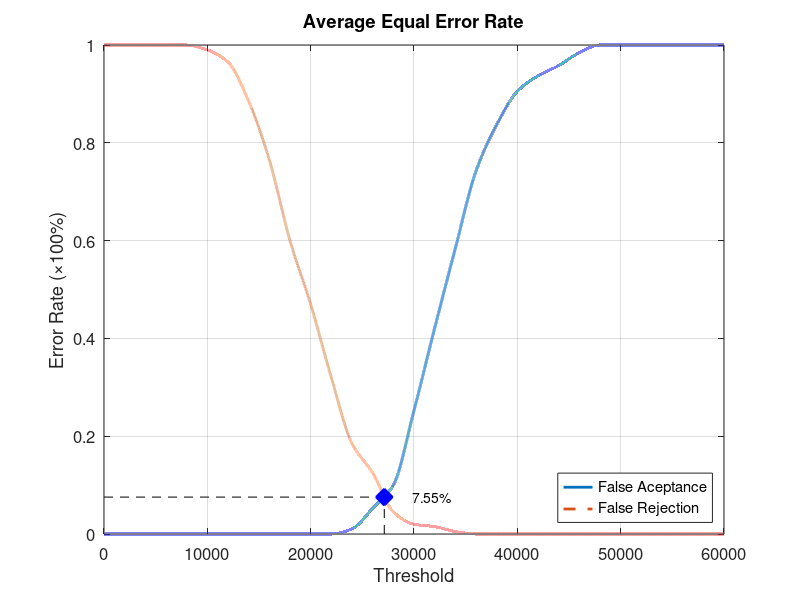
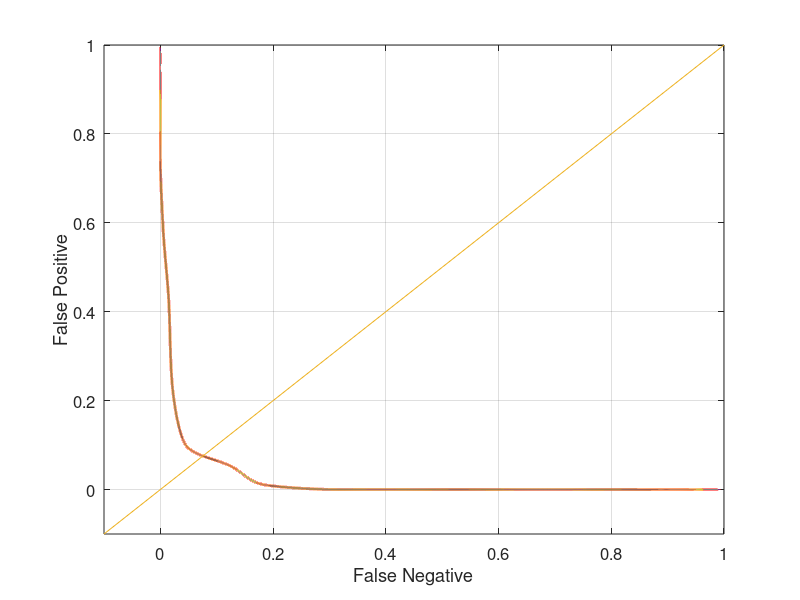

Write MATLAB code to recreate these figures, in order.
function yEER = Database1_1
close all;
clear;
clc;
x = 0:2000:60000;
xq = 0:0.5:60000;

y0 = [0 0 0 0 0 0 0 0 0 0 0 0 0.0105263 0.0526316 0.1 0.252632 0.421053 0.584211 0.742105 0.836842 0.905263 0.936842 0.957895 0.984211 1 1 1 1 1 1 1];
yy0 = interp1(x, y0, xq, 'pchip');
y1 = [1 1 1 1 1 0.99 0.965 0.885 0.765 0.6 0.47 0.32 0.185 0.125 0.045 0.02 0.015 0.005 0 0 0 0 0 0 0 0 0 0 0 0 0];
yy1 = interp1(x, y1, xq, 'pchip');

% Calculating EER: 
y2 = abs(y0 - y1);
find(y2 == min(y2))
yy2 = abs(yy0 - yy1);
xEER = find(yy2 == min(yy2));
xEERIndex = xq(xEER) % X-axis EER
yEER = yy0(xEER) % Y-axis EER

main = figure
plot(xq, yy0,'-','LineWidth', 2);	hold on
plot(xq, yy1,'--','LineWidth', 2);	hold on
plot([xEERIndex xEERIndex], [0 yEER], 'k--');	hold on
plot([0 xEERIndex], [yEER yEER], 'k--');	hold on
plot(xEERIndex, yEER, 'bx', 'LineWidth', 10);	hold on
text(xEERIndex + 10 * xEERIndex / 100, yEER, [num2str(round((10000 * yEER)) / 100) '%'])
legend('False Aceptance', 'False Rejection', 'Location', 'SouthEast')
xlabel('Threshold')
ylabel('Error Rate (\times100%)')
title('Average Equal Error Rate')
set(gca, 'FontSize', 12)
axis([0 60000 0 1])
grid on

print(main, 'Database1_1Main', '-dpng');
FNRxFPR = figure('Color', [1 1 1]);
plot(yy1, yy0, '-', yy1, yy0, 'LineWidth', 2);
hold on
y = -0.1:0.1:1
plot(y, y); 
set(gca, 'FontSize', 12)
xlabel('False Negative')
ylabel('False Positive')
axis([-0.1 1 -0.1 1])
set(gca, 'FontSize', 12)
grid on

print(FNRxFPR, 'Database1_1FNRxFPR','-dpng');
end
